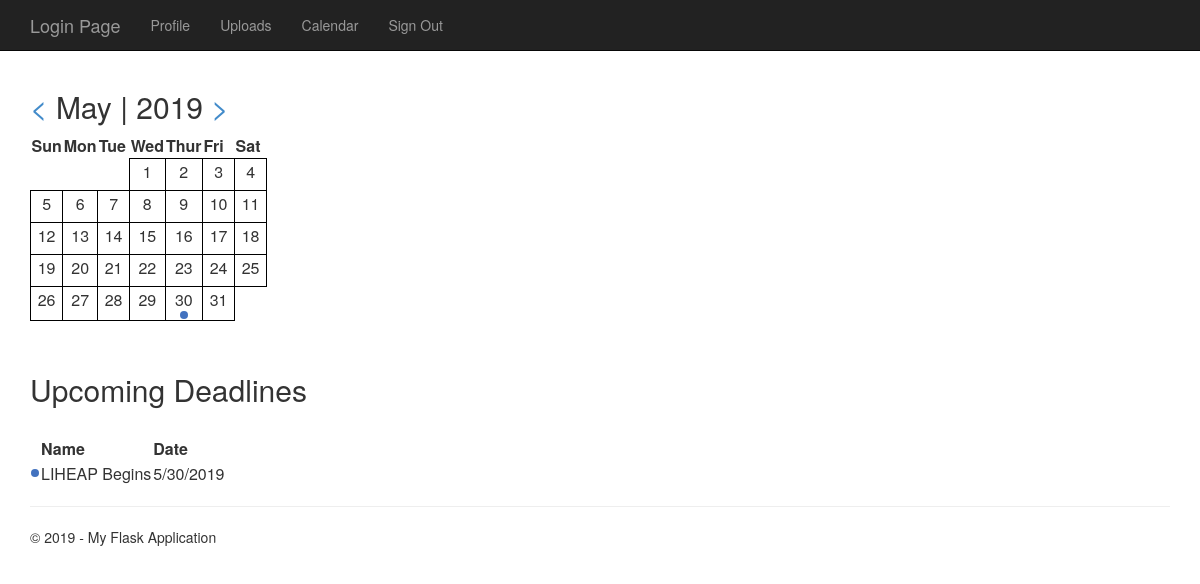
/calendar?month=5&year=2019, run on an earlier commit of the app's database.
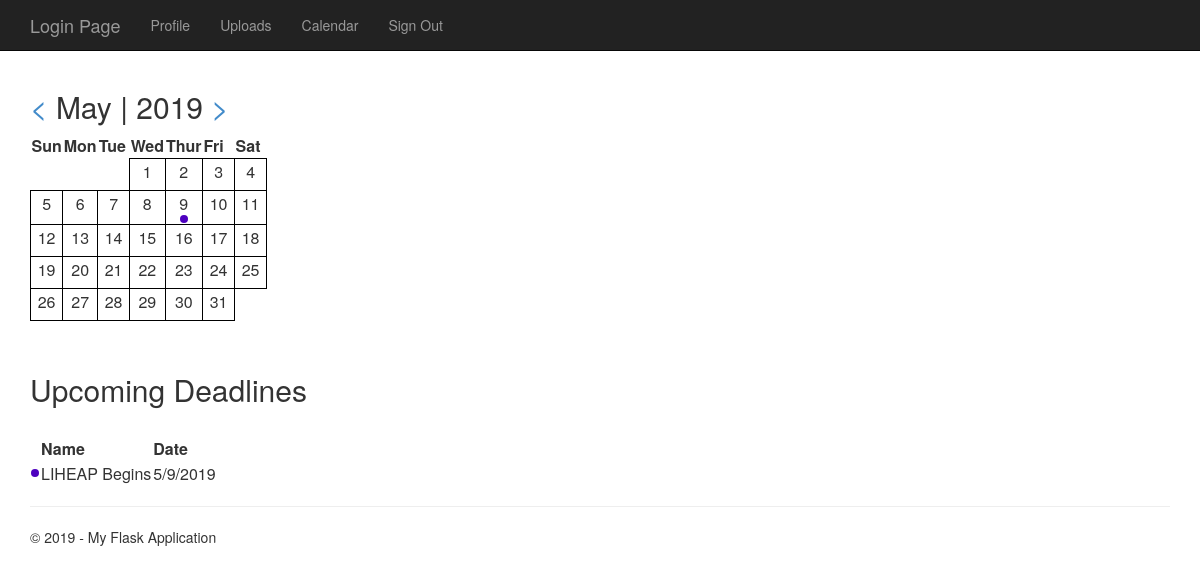
And on a later commit of the database.
### tables this page shows
CREATE TABLE "Calendar" (
	"UUID_Calendar"	INTEGER NOT NULL PRIMARY KEY AUTOINCREMENT UNIQUE,
	"Event_Name"	TEXT NOT NULL UNIQUE,
	"Event_Description"	TEXT NOT NULL,
	"Color_R"	INTEGER NOT NULL DEFAULT 1,
	"Color_G"	INTEGER NOT NULL DEFAULT 1,
	"Color_B"	INTEGER NOT NULL DEFAULT 1,
	"User_UID"	INTEGER NOT NULL DEFAULT -1,
	"Date"	NUMERIC NOT NULL DEFAULT '2000-01-01',
	"Event_Date_Year"	INTEGER DEFAULT 2000,
	"Event_Date_Month"	INTEGER DEFAULT 01,
	"Event_Date_Day"	INTEGER DEFAULT 01
);

### FlaskWebProject/userViews.py (the view)
@bp.route('/calendar', methods=('GET', 'POST'))
def calendar():
	from FlaskWebProject.calendar_module import generateCal
	from FlaskWebProject.calendar_module import nameOfMonth
	y = request.args.get('year')
	m = request.args.get('month')
	if y is None:
		y = datetime.now().year
	else:
		y = int(y)
	if m is None:
		m = datetime.now().month
	else:
		m = int(m)
	nm = (m % 12) + 1
	pm = (m - 1) % 12 if m != 1 else 12
	if m == 12:
		ny = y + 1
		py = y
	elif m == 1:
		ny = y
		py = y - 1
	else:
		ny = y
		py = y
	queryStr = 'SELECT * FROM Calendar WHERE Event_Date_Month=? AND Event_Date_Year=? AND (User_UID=? OR User_UID=?);'
	if g.user is None:
		queryResult = query_db(queryStr, (m, y, -1, -1))
	else:
		queryResult = query_db(queryStr, (m, y, g.user['UID_Users'], -1))
	return render_template(
		'userViews/calendar.html',
		title='Calendar',
		year=y,
		month=m,
		monthName=nameOfMonth(m),
		calData=generateCal(m,y),
		currDate=datetime.now(),
		nextMonth=nm,
		prevMonth=pm,
		nextYear=ny,
		prevYear=py,
		deadlines=queryResult
		)

### FlaskWebProject/auth.py (called while the page is built)
@bp.before_app_request
def load_logged_in_user():
	user_id = session.get('user_id')
	if user_id is None:
		g.user = None
	else:
		sqlQuery = 'SELECT * FROM Users WHERE UID_Users = ?'
		from . import db
		database = db.getDB()
		g.user = database.execute(sqlQuery, (user_id,)).fetchone()

### FlaskWebProject/calendar_module.py (called while the page is built)
def generateCal(month = datetime.now().month, year = datetime.today().year):
	row = [[0 for i in range(7)] for j in range(6)]
	dayNum = 1
	for i in range(6):
		tempDate =  datetime(year, month, dayNum)
		dayOfWeek = remapWeekDay(tempDate.weekday())
		for j in range(dayOfWeek, 7):
			row[i][j] = dayNum
			dayNum += 1
			if dayNum > checkMaxDay(month, year):
				return row

def checkMaxDay(month, year):
	if year % 4 == 0:
		if month == 2:
			return 29
	else:
		if month == 2:
			return 28
	if month == 4 or month == 6 or month == 9 or month == 11:
		return 30
	else:
		return 31

def remapWeekDay(i):
	if i == 6:
		return 0
	else:
		return i + 1

def nameOfMonth(monthNum):
	switch = {
		1: "January",
        2: "February",
        3: "March",
        4: "April",
        5: "May",
        6: "June",
        7: "July",
        8: "August",
        9: "September",
        10: "October",
        11: "November",
        12: "December"
    }
	return switch.get(monthNum, 'invaild month number')

### FlaskWebProject/db.py (called while the page is built)
def getDB():
	if 'db' not in g:
		g.db = sqlite3.connect(current_app.config['DATABASE'], detect_types = sqlite3.PARSE_DECLTYPES)
		g.db.row_factory = sqlite3.Row
	return g.db

def closeDB(e=None):
	db = g.pop('db', None)
	if db is not None:
		db.close()

def query_db(query, args=(), one=False):
	cur = getDB().execute(query, args)
	rv = cur.fetchall()
	cur.close()
	closeDB()
	return (rv[0] if rv else None) if one else rv

### FlaskWebProject/templates/userViews/calendar.html
﻿{% extends "layout.html" %}
{% block content %}
	<div>
		<h2>
			<a href="{{ url_for('userViews.calendar') }}?month={{ prevMonth }}&year={{ prevYear }}"> < </a>
			{{ monthName }} | {{ year }}
			<a href="{{ url_for('userViews.calendar') }}?month={{ nextMonth }}&year={{ nextYear }}"> > </a>
		</h2>
	</div>
	<table style="border-collapse: collapse;">
		<tr>
			<th>Sun</th>
			<th>Mon</th>
			<th>Tue</th>
			<th>Wed</th>
			<th>Thur</th>
			<th>Fri</th>
			<th>Sat</th>
		</tr>
		{% for row in calData %}
			<tr>
				{% for data in row %}
					{% if data != 0 %}
						{% if data == currDate.day and year == currDate.year and month == currDate.month %}
							<td style="background-color: turquoise; width:32px; height:32px; text-align:center; vertical-align:top; border: 3px solid black;">
						{% else %}
							<td style="width:32px; height:32px; text-align:center; vertical-align:top; border: 1px solid black;">
						{% endif %}
								{{ data }}
								<div>
									{% for deadline in deadlines %}
										{% if deadline.Event_Date_Day == data %}
											<span style="background-color: rgb({{deadline.Color_R}},{{deadline.Color_G}},{{deadline.Color_B}}); height: 8px; width: 8px; border-radius: 50%; display: inline-block;"></span>
										{% endif %}
									{% endfor %}
								</div>
							</td>
					{% else %}
						<td style="width:32px; height:32px">  </td>
					{% endif %}
				{% endfor %}
			</tr>
		{% endfor %}
	</table>
	<div>
		<h2>Upcoming Deadlines</h2>
		<br />
	</div>
	<table>
		<tr>
			<th></th>
			<th>Name</th>
			<th>Date</th>
		</tr>
		{% for deadline in deadlines %}
			<tr>
				<td>
					<span style="background-color: rgb({{deadline.Color_R}},{{deadline.Color_G}},{{deadline.Color_B}}); height: 8px; width: 8px; border-radius: 50%; display: inline-block;"></span>
				</td>
				<td>{{ deadline.Event_Name|e }}</td>
				<td>
					{{ deadline.Event_Date_Month }}/{{ deadline.Event_Date_Day }}/{{ deadline.Event_Date_Year }}
				</td>
			</tr>
		{% endfor %}
	</table>
{% endblock content %}

### FlaskWebProject/templates/layout.html (shortened to what this page needs)
﻿<!DOCTYPE html>
<html>
<head>
    <link rel="stylesheet" type="text/css" href="/static/content/bootstrap.min.css" />
    <link rel="stylesheet" type="text/css" href="/static/content/site.css" />
</head>
<body>
    <div class="navbar navbar-inverse navbar-fixed-top">
        <div class="container">
            <div class="navbar-header">
                <a href="/" class="navbar-brand">Login Page</a>
            </div>
            <div class="navbar-collapse collapse">
                <ul class="nav navbar-nav">
                    <li><a href="{{ url_for('userViews.profile') }}">Profile</a></li>
                    {% if g.user['Social_Worker'] == 1 %}
                        <li><a href="{{ url_for('userViews.notifications') }}">Notifications</a></li>
                        <li><a href="{{ url_for('userViews.my_clients') }}">My Clients</a></li>
                    {% else %}
                        <li><a href="{{ url_for('userViews.uploads') }}">Uploads</a></li>
                        <li><a href="{{ url_for('userViews.calendar') }}">Calendar</a></li>
                    {% endif %}
                    <li><a href="{{ url_for('auth.logout') }}">Sign Out</a></li>
                </ul>
            </div>
        </div>
    </div>
    <div class="container body-content">
        {% block content %}{% endblock %}
        <hr />
        <footer>
            <p>&copy; {{ year }} - My Flask Application</p>
        </footer>
    </div>
</body>
</html>

### FlaskWebProject/static/content/site.css (style rules this page uses)
body { padding-top: 50px; padding-bottom: 20px; }
.body-content { padding-left: 15px; padding-right: 15px; }

What changed in the data, as far as the page shows it:
changed Calendar "LIHEAP Begins": Color_R 66 → 77 (drawn); Event_Date_Day "30" → "9"
